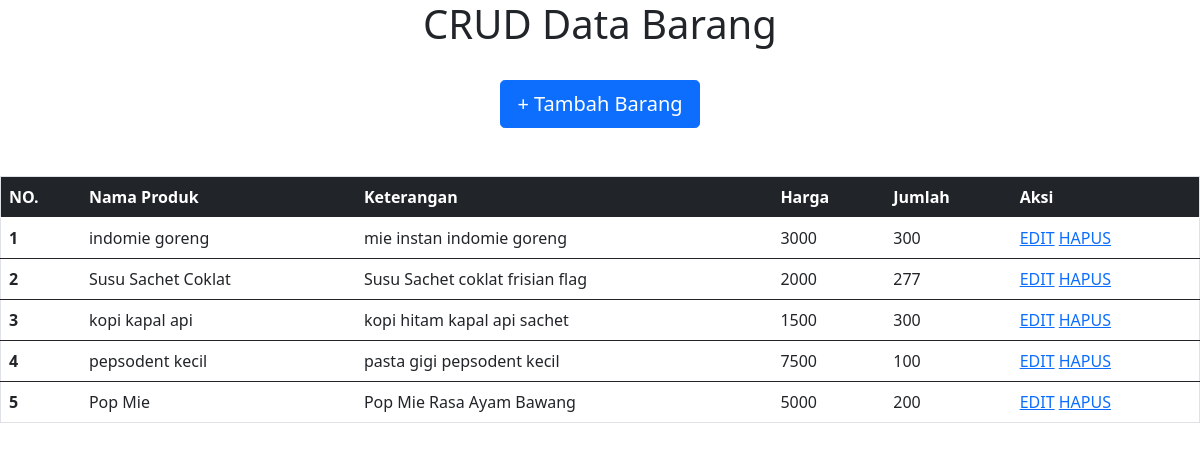
The page / on the database its author committed.
### tables this page shows
CREATE TABLE `produk` (
  `id` int(11) NOT NULL,
  `nama_produk` text NOT NULL,
  `keterangan` text NOT NULL,
  `harga` int(255) NOT NULL,
  `jumlah` int(255) NOT NULL
);

### index.php (the view, shortened to what this page needs)
<!DOCTYPE html>
<html>
<head>
	<link rel="stylesheet" href="https://stackpath.bootstrapcdn.com/bootstrap/5.0.0-alpha1/css/bootstrap.min.css">
</head>
<body>
	<center><strong><h1>CRUD Data Barang</h1></strong></center>
	<br/>
	<center><a class="btn btn-primary btn-lg btn-block" href="tambah.php">+ Tambah Barang</a></center>
	<br/>
	<br/>
	<table class="table table-hover" border="1">
		<thead class="table-dark">
		    <tr>
		      <th scope="col">NO.</th>
		      <th scope="col">Nama Produk</th>
		      <th scope="col">Keterangan</th>
		      <th scope="col">Harga</th>
		      <th scope="col">Jumlah</th>
		      <th scope="col">Aksi</th>
		    </tr>
 		 </thead>
		<?php
		include 'koneksi.php';
		$no = 1;
		$data = mysqli_query($koneksi,"SELECT * FROM produk");
		while($hasil = mysqli_fetch_array($data)){
			?>
			<tbody>
				 <tr>
				      <th scope="row"><?php echo $no++; ?></th>
				      <td><?php echo $hasil['nama_produk']; ?></td>
				      <td><?php echo $hasil['keterangan']; ?></td>
				      <td><?php echo $hasil['harga']; ?></td>
				      <td><?php echo $hasil['jumlah']; ?></td>
				      <td>
				      	<a href="edit.php?id=<?php echo $hasil['id']; ?>">EDIT</a>
					<a onclick="confirm('Yakin Untuk Menghapus?');" href="hapus.php?id=<?php echo $hasil['id']; ?>">HAPUS</a>
				      </td>
				 </tr>
			</tbody>
			<?php
		}
		?>
	</table>
</body>
</html>

### rows shown on the page
produk: nama_produk "indomie goreng", keterangan "mie instan indomie goreng", harga "3000", jumlah "300"
produk: nama_produk "Susu Sachet Coklat", keterangan "Susu Sachet coklat frisian flag", harga "2000", jumlah "277"
produk: nama_produk "kopi kapal api", keterangan "kopi hitam kapal api sachet", harga "1500", jumlah "300"
produk: nama_produk "pepsodent kecil", keterangan "pasta gigi pepsodent kecil", harga "7500", jumlah "100"
produk: nama_produk "Pop Mie", keterangan "Pop Mie Rasa Ayam Bawang", harga "5000", jumlah "200"
